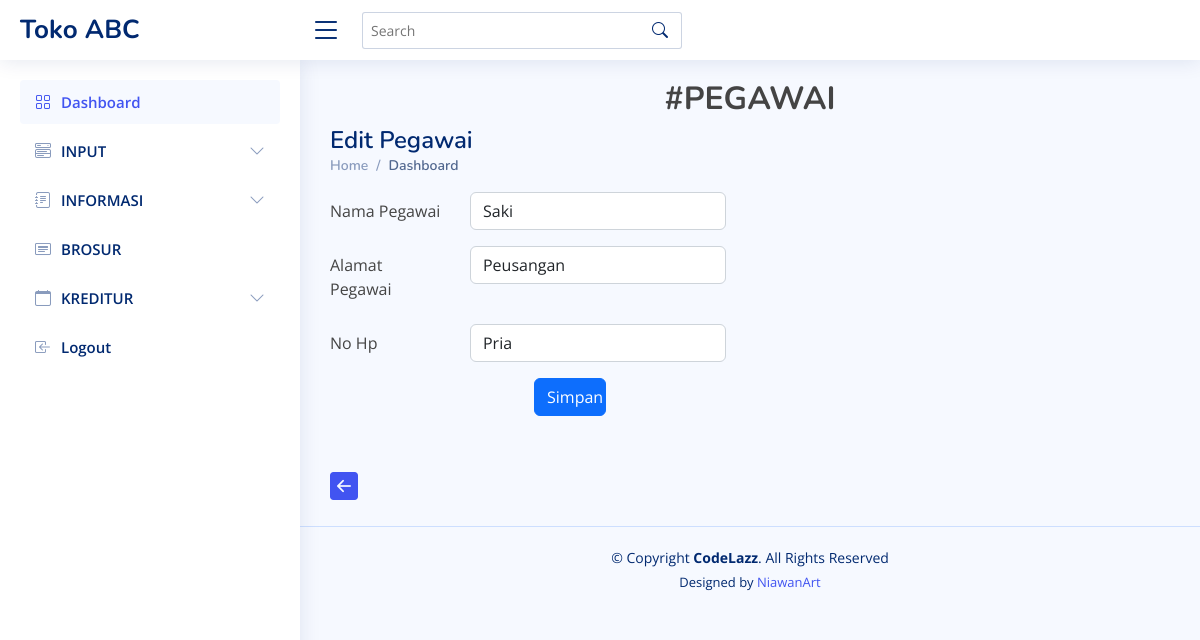
/index.php/pegawai/edit/7, run on the app's committed database.
### tables this page shows
CREATE TABLE `tb_pegawai` (
  `KDP` int(5) NOT NULL,
  `NP` varchar(25) NOT NULL,
  `AP` varchar(15) NOT NULL,
  `NO_HP` int(12) NOT NULL,
  `JK` varchar(6) NOT NULL
);

### application/controllers/Pegawai.php (called while the page is built, shortened)
<?php
class pegawai extends CI_Controller{
    function __construct() {
        $this->load->model('model_pegawai');
    }
    function edit() {
        if(isset($_POST['submit'])){
            $this->model_pegawai->edit();
            redirect('pegawai');
        }
        else {
            $id = $this->uri->segment(3);
            $data['record']=$this->model_pegawai->get_one($id)->row_array();
            $this->load->view('pegawai/form_edit',$data);
        }
    }
    }

### index.php (called while the page is built, shortened)
<?php
require_once BASEPATH.'core/CodeIgniter.php';

### application/models/Model_pegawai.php (called while the page is built, shortened)
<?php
class model_pegawai extends CI_Model
{
    function get_one($id)
    {
        $indeks = array('KDP' => $id);
        return $this->db->get_where('tb_pegawai', $indeks);
    }
}

### application/views/pegawai/form_edit.php (the view, shortened to what this page needs)
<!DOCTYPE html>
<html lang="en">
<head>
    <link href="<?= base_url() ?>assets/vendor/bootstrap/css/bootstrap.min.css" rel="stylesheet">
    <link href="<?= base_url() ?>assets/vendor/bootstrap-icons/bootstrap-icons.css" rel="stylesheet">
    <link href="<?= base_url() ?>assets/vendor/boxicons/css/boxicons.min.css" rel="stylesheet">
    <link href="<?= base_url() ?>assets/vendor/quill/quill.snow.css" rel="stylesheet">
    <link href="<?= base_url() ?>assets/vendor/quill/quill.bubble.css" rel="stylesheet">
    <link href="<?= base_url() ?>assets/vendor/remixicon/remixicon.css" rel="stylesheet">
    <link href="<?= base_url() ?>assets/vendor/simple-datatables/style.css" rel="stylesheet">
    <link href="<?= base_url() ?>assets/css/style.css" rel="stylesheet">
</head>
<body>
    <header id="header" class="header fixed-top d-flex align-items-center">
        <div class="d-flex align-items-center justify-content-between">
            <a href="index.html" class="logo d-flex align-items-center">
                <span class="d-none d-lg-block">Toko ABC</span>
            </a>
            <i class="bi bi-list toggle-sidebar-btn"></i>
        </div>
        <div class="search-bar">
            <form class="search-form d-flex align-items-center" method="POST" action="#">
                <input type="text" name="query" placeholder="Search" title="Enter search keyword">
                <button type="submit" title="Search"><i class="bi bi-search"></i></button>
            </form>
        </div>
    </header>
    <aside id="sidebar" class="sidebar">
        <ul class="sidebar-nav" id="sidebar-nav">
            <li class="nav-item">
                <a class="nav-link " href="<?= base_url() ?>">
                    <i class="bi bi-grid"></i>
                    <span>Dashboard</span>
                </a>
            </li>
            <li class="nav-item">
                <a class="nav-link collapsed" data-bs-target="#components-nav" data-bs-toggle="collapse" href="#">
                    <i class="bi bi-menu-button-wide"></i><span>INPUT</span><i class="bi bi-chevron-down ms-auto"></i>
                </a>
            </li>
            <li class="nav-item">
        <a class="nav-link collapsed" data-bs-target="#forms-nav" data-bs-toggle="collapse" href="#">
          <i class="bi bi-journal-text"></i><span>INFORMASI</span><i class="bi bi-chevron-down ms-auto"></i>
        </a>
      </li>
            <li class="nav-item">
            <li class="nav-item">
                <a class="nav-link collapsed" href="<?php echo site_url('elektronik/brosur') ?>">
                    <i class="bi bi-card-heading"></i>
                    <span>BROSUR</span>
                </a>
            </li>
            <li class="nav-item">
        <a class="nav-link collapsed" data-bs-target="#icons-nav" data-bs-toggle="collapse" href="#">
          <i class="bi bi-calendar"></i><span>KREDITUR</span><i class="bi bi-chevron-down ms-auto"></i>
        </a>
            <li class="nav-item">
                <a class="nav-link collapsed" href="<?php echo site_url('auth/logout') ?>">
                    <i class="bi bi-box-arrow-in-left"></i>
                    <span>Logout</span>
                </a>
            </li>
    </aside>
    <main id="main" class="main">
        <div class="pagetitle">
            <h2 class="text-center fw-bold">#PEGAWAI</h2>
            <h1>Edit Pegawai</h1>
            <nav>
                <ol class="breadcrumb">
                    <li class="breadcrumb-item"><a href="<?php echo base_url() ?>">Home</a></li>
                    <li class="breadcrumb-item active">Dashboard</li>
                </ol>
            </nav>
        </div>
        <section class="section dashboard">
            <div class="row">
                <form>
                    <?php
                    echo form_open('pegawai/edit');
                    ?>
                    <div class="row mb-3">
                        <label for="inputText" class="col-sm-2 col-form-label">Nama Pegawai</label>
                        <div class="col-sm-4">
                            <input type="text" name="NP" class="form-control" value="<?php echo $record['NP'] ?>">
                        </div>
                    </div>
                    <div class="row mb-3">
                        <label for="inputText" class="col-sm-2 col-form-label">Alamat Pegawai</label>
                        <div class="col-sm-4">
                            <input type="text" name="AP" class="form-control" value="<?php echo $record['AP'] ?>">
                        </div>
                    </div>
                    <div class="row mb-3">
                        <label for="inputText" class="col-sm-2 col-form-label">No Hp</label>
                        <div class="col-sm-4">
                            <select name="JK" id="JK" class="form-control" value="<?php echo $record['JK'] ?>">
                                <option value="pria">Pria</option>
                            </select>
                        </div>
                    </div>
                    <button type="submit" class="col-1 offset-3 btn btn-primary" name="submit">Simpan</button>
                </form>
                <div class="row mt-5">
                    <?php echo anchor('pegawai', '<i class="array(btn btn-primary bi bi-arrow-left-square-fill fs-3"></i>') ?>
                </div>
            </div>
        </section>
    </main>
    <footer id="footer" class="footer">
        <div class="copyright">
            &copy; Copyright <strong><span>CodeLazz</span></strong>. All Rights Reserved
        </div>
        <div class="credits">
            Designed by <a href="https://github.com/niawanart">NiawanArt</a>
        </div>
    </footer>
</body>
</html>

### assets/css/style.css (style rules this page uses)
:root { scroll-behavior: smooth; }
body { font-family: "Open Sans", sans-serif; background: #f6f9ff; color: #444444; }
a { color: #4154f1; text-decoration: none; }
h1, h2, h3, h4, h5, h6 { font-family: "Nunito", sans-serif; }
#main { margin-top: 60px; padding: 20px 30px; transition: all 0.3s; }
.pagetitle { margin-bottom: 10px; }
.pagetitle h1 { font-size: 24px; margin-bottom: 0; font-weight: 600; color: #012970; }
.breadcrumb { font-size: 14px; font-family: "Nunito", sans-serif; color: #899bbd; font-weight: 600; }
.breadcrumb a { color: #899bbd; transition: 0.3s; }
.breadcrumb .breadcrumb-item::before { color: #899bbd; }
.breadcrumb .active { color: #51678f; font-weight: 600; }
.logo { line-height: 1; }
@media (min-width: 1200px) { .logo { width: 280px; } }
.logo span { font-size: 26px; font-weight: 700; color: #012970; font-family: "Nunito", sans-serif; }
.header { transition: all 0.5s; z-index: 997; height: 60px; box-shadow: 0px 2px 20px rgba(1, 41, 112, 0.1); background-color: #fff; padding-left: 20px; }
.header .toggle-sidebar-btn { font-size: 32px; padding-left: 10px; cursor: pointer; color: #012970; }
.header .search-bar { min-width: 360px; padding: 0 20px; }
.header .search-form { width: 100%; }
.header .search-form input { border: 0; font-size: 14px; color: #012970; border: 1px solid rgba(1, 41, 112, 0.2); padding: 7px 38px 7px 8px; border-radius: 3px; transition: 0.3s; width: 100%; }
.header .search-form button { border: 0; padding: 0; margin-left: -30px; background: none; }
.header .search-form button i { color: #012970; }
.sidebar { position: fixed; top: 60px; left: 0; bottom: 0; width: 300px; z-index: 996; transition: all 0.3s; padding: 20px; overflow-y: auto; scrollbar-width: thin; scrollbar-color: #aab7cf transparent; box-shadow: 0px 0px 20px rgba(1, 41, 112, 0.1); background-color: #fff; }
@media (min-width: 1200px) { #main, #footer { margin-left: 300px; } }
.sidebar-nav { padding: 0; margin: 0; list-style: none; }
.sidebar-nav li { padding: 0; margin: 0; list-style: none; }
.sidebar-nav .nav-item { margin-bottom: 5px; }
.sidebar-nav .nav-link { display: flex; align-items: center; font-size: 15px; font-weight: 600; color: #4154f1; transition: 0.3; background: #f6f9ff; padding: 10px 15px; border-radius: 4px; }
.sidebar-nav .nav-link i { font-size: 16px; margin-right: 10px; color: #4154f1; }
.sidebar-nav .nav-link.collapsed { color: #012970; background: #fff; }
.sidebar-nav .nav-link.collapsed i { color: #899bbd; }
.sidebar-nav .nav-link .bi-chevron-down { margin-right: 0; transition: transform 0.2s ease-in-out; }
.footer { padding: 20px 0; font-size: 14px; transition: all 0.3s; border-top: 1px solid #cddfff; }
.footer .copyright { text-align: center; color: #012970; }
.footer .credits { padding-top: 5px; text-align: center; font-size: 13px; color: #012970; }

### data on the page
tb_pegawai: NP "Saki", AP "Peusangan", JK "Pria"
